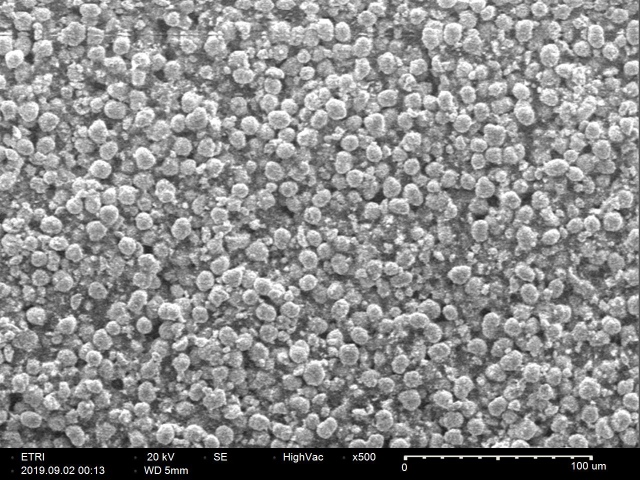
#> input picture code/data/333/ETRI_ 20 kV_SE_HighVac_x500 __1168.jpg, 1280 x 960 px (shown at 1/2 size); its folder holds only this picture in this run
$ jupyter execute 1_aug_img.ipynb   (shell and % lines are left out)
#> lines starting #> are read from the running program, lines starting #| are printed output that depends on the picture
# ARIM-Academy：　機器データ利活用ユースケース（１）
### 機器：走査電子顕微鏡（SEM）
### 分析：CNNによる画像識別　（データ増幅編）

## データセット

**『LIBカソード電極のSEMデータセット』**は、さまざまなLi（Ni、Co、Mn）O 2（NCM）カソードの主な組成（例：333、523、622、および811）とさまざまな状態（例：初期、サイクル前、および100回サイクル）を分類する予測モデルの開発を目的に集められた走査電子顕微鏡（SEM）画像です。電池材料の特性を、画像情報からより迅速かつ正確に評価でき、次世代のリチウムイオン電池の開発に役立ちます。

[1] Oh, J., Yeom, J., Madika, B. et al. Composition and state prediction of lithium-ion cathode via convolutional neural network trained on scanning electron microscopy images. npj Comput Mater 10, 88 (2024). https://doi.org/10.1038/s41524-024-01279-6

### コードへの接続
google colabにおけるオンラインの場合にこのラインを実行します。（<font color="red">Google colabに接続しない場合には不要</font>）

[cell 1]
%cd Example_4/code

### ライブラリのインポート
コード実行で必要なpythonのライブラリをimport文でロードします。

[cell 2]
# I/Oライブラリ
import os
import random
import sys

# 汎用イブラリ
from PIL import Image

### データアーギュメント（データ増幅化）

[cell 3]
# Directory function
def make_dir(path):
    if not os.path.exists(path):
        os.makedirs(path)
    return path

[cell 4]
# Function to generate images
def generate_imgs(label, imgs, size, pixel=True, path=None, verbose=False):
    if len(imgs) == 0:  # Check if the image list is empty
        print(f"No images found for {label}. Skipping...")
        return

    if pixel == True and verbose:
        print('Generated image size will be half of source image size.')

    save_path = make_dir(os.path.join(path))

    for _ in range(size):
        file_num = random.randint(0, len(imgs) - 1)
        img_name, img_format = os.path.splitext(imgs[file_num])

        image = Image.open(os.path.join('data', label, imgs[file_num]))

        if pixel == 'full':
            generated_img_name = f'{label}_full_{img_name}{img_format}'

            # y-axis > 895 pixel for removing information of SEM images
            image.crop((0, 0, image.size[0], image.size[1] - 65)).save(os.path.join(save_path, generated_img_name))

        else:
            # Set the size of generated images
            pixels = [int(image.size[0] / 2), int(image.size[1] / 2)] if pixel == True else [int(pixel), int(pixel)]  # [size, size] / square shape

            if image.size[0] - pixels[0] < 0 and image.size[1] - pixels[1] < 0:
                print('Cropped images must be smaller than full-sized images.')
                sys.exit(1)

            # Generate random upper-left coordinate
            x_coord, y_coord = random.randint(0, image.size[0] - pixels[0]), random.randint(0, image.size[1] - pixels[1] - 65)

            # Cropping
            generated_img_name = f'{label}_x{x_coord}y{y_coord}_{img_name}{img_format}'
            image.crop((x_coord, y_coord, x_coord + pixels[0], y_coord + pixels[1])).save(os.path.join(save_path, generated_img_name))

    if verbose:
        print(f'Saved path: {path}')

### 初期設定

[cell 5]
# Variables
path = 'data'  # Set the folder path (data folder is at the same level as the notebook)
size = 100  # Set the desired dataset size
pixel = True  # Set pixel size for generated images
test_ratio = 10  # Ratio for test dataset
validation_ratio = 20  # Ratio for validation dataset
name = None  # Dataset name
seed = 1345879  # Seed for reproducibility
verbose = True  # Set verbosity

### ファイル操作

[cell 6]
# Step 1: Prepare paths and labels
full_path = os.path.join('./', path)
labels = [label for label in os.listdir(full_path) if os.path.isdir(os.path.join(full_path, label))]

[cell 7]
save_path = os.path.join('./argumemt_data/output')

[cell 8]
# Step 3: Process each label
for label in labels:
    # Get image file list (change 'jpg' extension if needed)
    imgs = [f for f in os.listdir(os.path.join(full_path, label)) if f[-3:] == 'jpg' and f[0] != '.']
    num_imgs = len(imgs)

    if verbose:
        print(f'Number of images in {label} folder: {num_imgs}')

    # Step 4: Split the dataset into train, validation, and test sets
    num_test = int(round(test_ratio / 100 * num_imgs, 0))
    num_imgs -= num_test
    num_validate = int(round(validation_ratio / 100 * num_imgs, 0))
    num_train = num_imgs - num_validate

    if verbose:
        print(f'Number of training {label} images: {num_train}')
        print(f'Number of validation {label} images: {num_validate}')
        print(f'Number of test {label} images: {num_test}')

    # Step 5: Generate full images if size == 0
    if size == 0:
        generate_imgs(label, imgs, len(imgs), pixel='full', path=os.path.join(full_path, 'test_full'))

    else:
        # Seed for randomness consistency
        random.seed(seed)

        # Step 6: Randomly select test images
        test_imgs = []
        for _ in range(num_test):
            if len(imgs) > 0:
                test_imgs.append(imgs.pop(random.randint(0, len(imgs) - 1)))

        # Step 7: Randomly select validation images
        validate_imgs = []
        for _ in range(num_validate):
            if len(imgs) > 0:
                validate_imgs.append(imgs.pop(random.randint(0, len(imgs) - 1)))

        # Remaining images are for training
        training_imgs = imgs

        # Step 8: Generate test images
        generate_imgs(label, test_imgs, size=int(size * test_ratio / 100),
                      pixel=pixel, path=os.path.join(save_path, 'test', label), verbose=verbose)

        # Step 9: Generate training images
        generate_imgs(label, training_imgs, int(size * (1 - validation_ratio / 100)),
                      pixel=pixel, path=os.path.join(save_path, 'train', label), verbose=verbose)
#> call 2 of generate_imgs, with label = '333', size = 80, pixel = True, path = './argumemt_data/output/train/333', verbose = True
#> in generate_imgs, image is the input picture: PIL image 1280x960 RGB; mean R, G, B 139.3, 139.3, 139.4
#> in generate_imgs (call 2), `image.crop((x_coord, y_coord, x_coord + pixels[0], y_coord + pixels[1]..`:
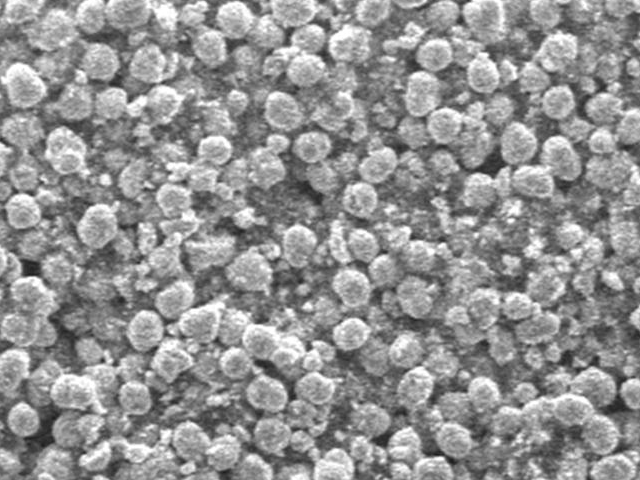
#> saved as 333_x265y231_ETRI_ 20 kV_SE_HighVac_x500 __1168.jpg: PIL image 640x480 RGB; min 29, max 255, mean 147.4

        # Step 10: Generate validation images
        generate_imgs(label, validate_imgs, int(size * validation_ratio / 100),
                      pixel=pixel, path=os.path.join(save_path, 'validate', label), verbose=verbose)
#> pass 2 of the loop `for label in labels:`:
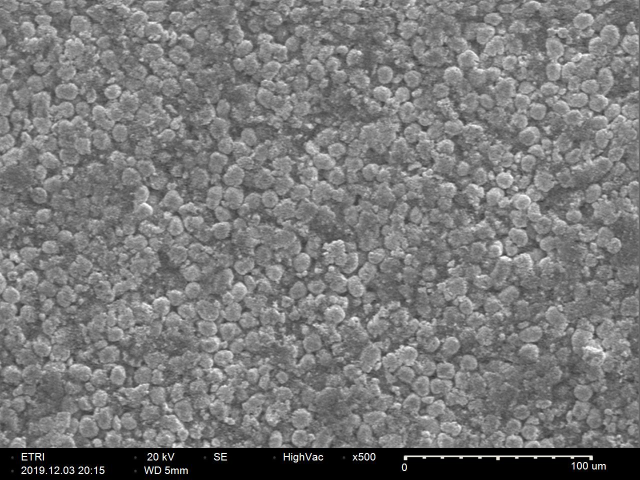
#> input picture code/data/333_cycled/ETRI_ 20 kV_SE_HighVac_x500 __559.jpg, 1280 x 960 px (shown at 1/2 size)
#> in generate_imgs, image is the input picture: PIL image 1280x960 RGB; mean R, G, B 119.6, 119.6, 119.6
#> in generate_imgs (call 5), `image.crop((x_coord, y_coord, x_coord + pixels[0], y_coord + pixels[1]..`:
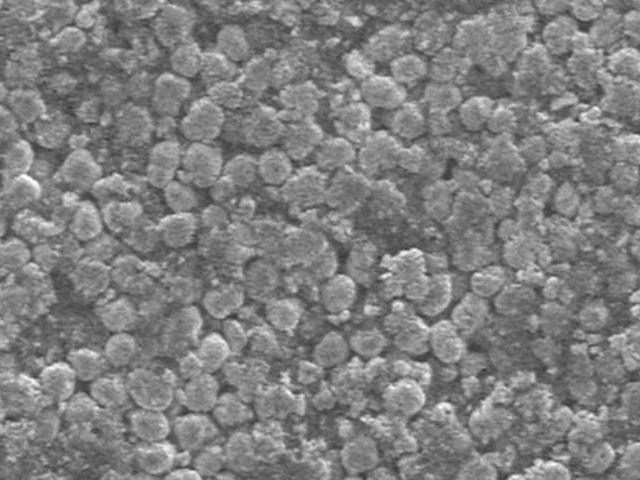
#> saved as 333_cycled_x265y231_ETRI_ 20 kV_SE_HighVac_x500 __559.jpg: PIL image 640x480 RGB; min 49, max 255, mean 127.7

if verbose:
    print('Done!')
